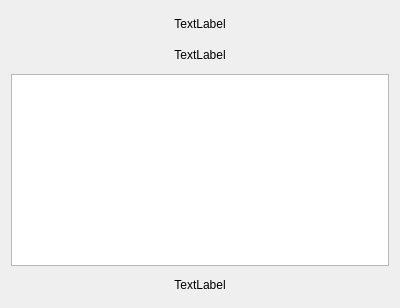
<?xml version="1.0" encoding="UTF-8"?>
<ui version="4.0">
 <class>CalibrationMaps</class>
 <widget class="QWidget" name="CalibrationMaps">
  <property name="geometry">
   <rect>
    <x>0</x>
    <y>0</y>
    <width>400</width>
    <height>308</height>
   </rect>
  </property>
  <property name="windowTitle">
   <string>Form</string>
  </property>
  <property name="styleSheet">
   <string notr="true"/>
  </property>
  <layout class="QGridLayout" name="gridLayout_2">
   <item row="0" column="0">
    <layout class="QVBoxLayout" name="verticalLayout" stretch="0,0,0,0">
     <item>
      <widget class="QLabel" name="mapNameLabel">
       <property name="text">
        <string>TextLabel</string>
       </property>
       <property name="alignment">
        <set>Qt::AlignCenter</set>
       </property>
      </widget>
     </item>
     <item>
      <widget class="QLabel" name="xScaleUnitsLabel">
       <property name="text">
        <string>TextLabel</string>
       </property>
       <property name="alignment">
        <set>Qt::AlignCenter</set>
       </property>
      </widget>
     </item>
     <item>
      <layout class="QHBoxLayout" name="horizontalLayout_2">
       <property name="sizeConstraint">
        <enum>QLayout::SetDefaultConstraint</enum>
       </property>
       <item>
        <widget class="QTableWidget" name="mapDataTableWidget">
         <property name="sizePolicy">
          <sizepolicy hsizetype="Minimum" vsizetype="Minimum">
           <horstretch>0</horstretch>
           <verstretch>0</verstretch>
          </sizepolicy>
         </property>
         <property name="lineWidth">
          <number>1</number>
         </property>
         <property name="editTriggers">
          <set>QAbstractItemView::NoEditTriggers</set>
         </property>
         <property name="tabKeyNavigation">
          <bool>false</bool>
         </property>
         <property name="showDropIndicator" stdset="0">
          <bool>false</bool>
         </property>
         <property name="dragDropOverwriteMode">
          <bool>false</bool>
         </property>
         <property name="wordWrap">
          <bool>false</bool>
         </property>
         <attribute name="horizontalHeaderVisible">
          <bool>false</bool>
         </attribute>
         <attribute name="verticalHeaderVisible">
          <bool>false</bool>
         </attribute>
        </widget>
       </item>
      </layout>
     </item>
     <item>
      <widget class="QLabel" name="mapDataUnitsLabel">
       <property name="text">
        <string>TextLabel</string>
       </property>
       <property name="alignment">
        <set>Qt::AlignCenter</set>
       </property>
      </widget>
     </item>
    </layout>
   </item>
  </layout>
 </widget>
 <resources/>
 <connections/>
</ui>
